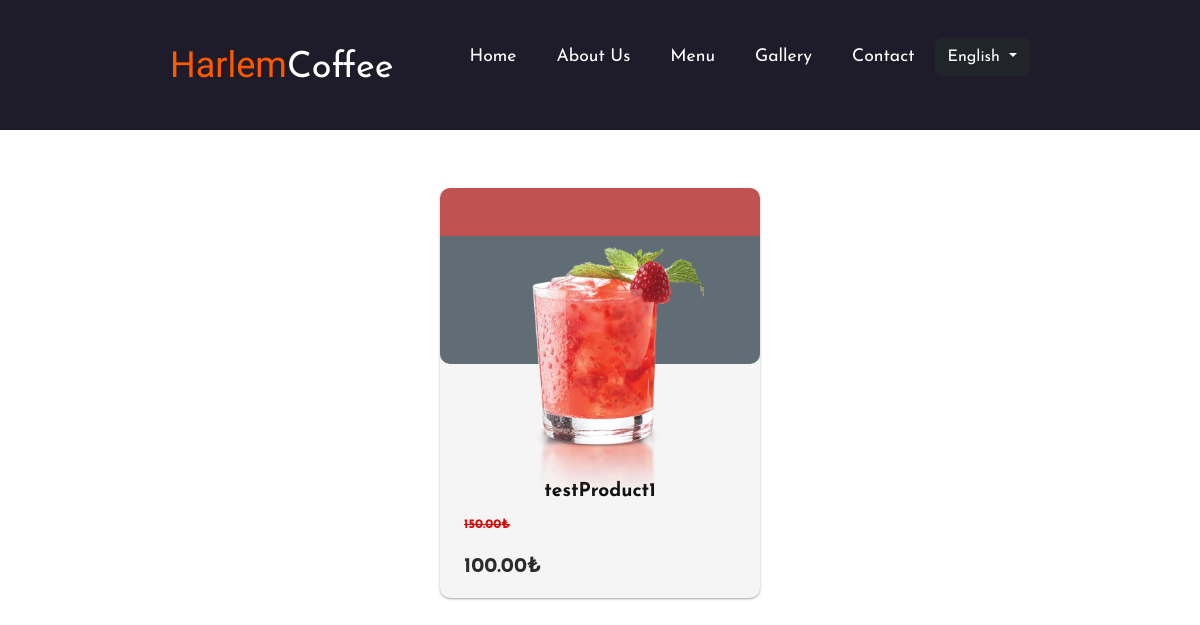
Page /category/cold-drinks/ on the committed database.
### qrcafe/models.py (models this page shows, shortened)
class Product(models.Model):
    name = models.CharField(max_length=25)
    image = models.ImageField(upload_to='static/image/product_image')
    category = models.ForeignKey(Category,on_delete=models.DO_NOTHING)
    description = models.CharField(max_length=50)
    description_en = models.CharField(max_length=50)
    ingredients = models.CharField(max_length=255)
    ingredients_en = models.CharField(max_length=255)
    previous_price = models.CharField(max_length=10)
    price = models.CharField(max_length=10)
    status = models.BooleanField(default=True)
    priority = models.BooleanField(default=False)
    rating = models.IntegerField(default=5)
    created_by = models.CharField(max_length=255,null=False,blank=False)
    created_date = models.DateTimeField(auto_now_add=True)
    showcase_product = models.BooleanField(default="False")

### qrcafe/views.py (the view)
# urls.py: path('category/', views.create_category, name='category'),
def category(request,slug):
    if 'lang_code' not in request.session or request.session['lang_code'] != 'en':
        request.session['lang_code'] = 'en'
    category = get_object_or_404(Category, slug_en=slug)
    products = Product.objects.filter(category = category)
    context = {
        'category':category,
        'products':products,
    }
    return render(request, 'category_detail.html',context)

### qrcafe/templates/category_detail.html (shortened to what this page needs)
{% load static %}
{% include "include_html/_main_navbar.html" %}
    <link rel="stylesheet" href="{% static "css/menu.css" %}">
<body>
{% block content %}
{% if request.session.lang_code == 'en' %}
    <div class="container">
        {% for product in products  %}
        <div class="card-product card-div">
            <div class="product-img-div img-div">
                <img src="{{product.image.url}}" alt="god-of-war-figurine">
            </div>
            <div class="text-container">
                <h2 class="item-name">{{product.name}}</h2>
                <div class="pricingArea">
                    <div class="pricing">
                        <p class="previous-price">{{product.previous_price}}₺</p>
                        <p class="current-price">{{product.price}}₺</p>
                    </div>
                </div>
            </div>
        </div>
        {% endfor %}
    </div>
{% endif %}
</body>
{% endblock content %}

### qrcafe/static/css/navbar.css (style rules this page uses)
* { padding: 0; margin: 0; box-sizing: border-box; scroll-behavior: smooth; list-style: none; text-decoration: none; font-family: "Josefin Sans", sans-serif; }
body { color: rgb(71, 102, 212); }

### qrcafe/static/css/menu.css (style rules this page uses)
* { padding: 0; margin: 0; }
.container { max-width: 100em; display: flex; flex-wrap: wrap; flex-direction: row; justify-content: center; align-content: flex-start; margin: auto; min-height: 30em; padding: 3em 1em 1em 1em; box-sizing: border-box; }
.card-div { width: 20em; min-height: 20em; display: flex; flex-direction: column; justify-items: center; align-items: center; background-color: var(--card-main-color); margin: 0.6em; box-sizing: border-box; border-radius: 10px; box-shadow: 0 1px 3px rgba(0, 0, 0, 0.12), 0 1px 2px rgba(0, 0, 0, 0.24); transition: transform 0.2s ease-in-out; }
.img-div { width: 100%; height: 8em; display: flex; flex-direction: row; justify-content: center; align-items: center; padding-top: 1rem; z-index: 1; border-radius: 0 0 10px 10px; }
.img-div img { transform-origin: bottom; transform: translateY(7.5%); transition: transform 0.3s ease-in-out }
.product-img-div { background-color: var(--card-4-secondary-color); }
.product-img-div img { width: 65%; transform: translateY(7.5%); }
.text-container { width: 100%; display: flex; flex-direction: column; padding: 0 1.5em; padding-top: 7em; padding-bottom: 1em; box-sizing: border-box; }
.text-container .item-name, .text-container .date { margin: 0.25em 0; text-align: center; }
.text-container .item-name { font-size: 1.2em; font-weight: var(--title-font-weight); color: var(--heading-color); }
.pricing { display: flex; flex-direction: column; text-align: left; }
.previous-price { font-size: 0.8rem; font-weight: var(--pricing-font-weight); color: var(--previous-price-text-color); text-decoration: line-through; text-align: left; }
.current-price { color: var(--current-price-text-color); font-size: 1.3rem; font-weight: var(--pricing-font-weight); margin: 0; }
.pricingArea { width: 100%; }

### rows in the picture
Product: image (picture), name "testProduct1", previous_price "150.00", price "100.00"
